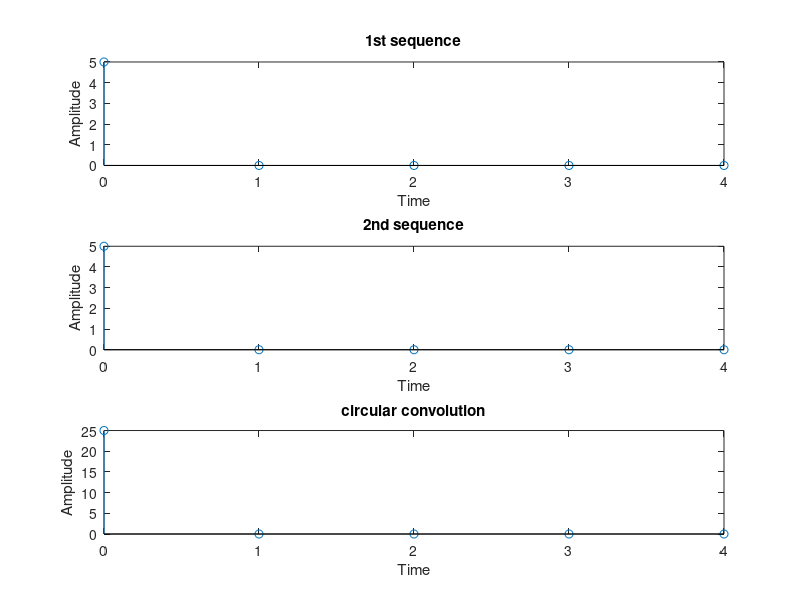

Write the MATLAB code that produced this figure.
%Circular convolution without using inbuilt function


clc; %clears the console window
clear all;%deletes the user defined variable in variable browser
close all;%close the figure window
x= input('Enter x[n]: '); %read input x[n]
h= input('Enter h[n]: '); % read impulse response h[n]
N= input('Enter N: ');
l1=length(x);
l2=length(h);
x=[x zeros(1,(N-l1))]
h=[h zeros(1,(N-l2))]
%inbuilt function
%y=cconv(x,h,N);
%-----------------------------------------------------------
%y=Circular convolution of x[n] and h[n]
%note: in matlab index starts with 1 and not 0

for n=1:1:N
y(n)=0;
for k=1:1:N
y(n)=y(n)+x(k)*h(mod((n-k),N)+1);
end
end
%end
%-----------------------------------------------------------
disp('The circular convolution of two given sequence');
n=0:N-1;
figure;
subplot(3,1,1);
stem(n,x);
xlabel('Time');
ylabel('Amplitude');
title('1st sequence');
subplot(3,1,2);
stem(n,h);
xlabel('Time');
ylabel('Amplitude');
title('2nd sequence');
subplot(3,1,3);
stem(n,y);
xlabel('Time');
ylabel('Amplitude');
title('circular convolution');
disp(y);
disp(n);